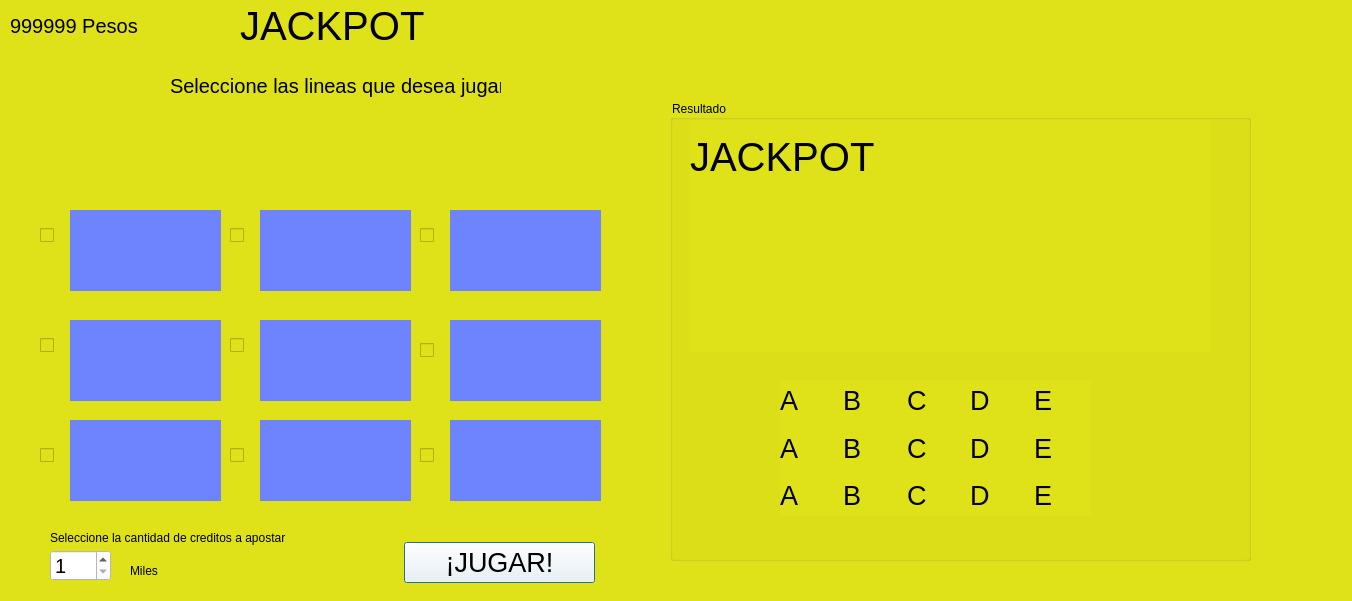
<?xml version="1.0" encoding="UTF-8"?>
<ui version="4.0">
 <class>Dialog</class>
 <widget class="QDialog" name="Dialog">
  <property name="geometry">
   <rect>
    <x>0</x>
    <y>0</y>
    <width>1352</width>
    <height>601</height>
   </rect>
  </property>
  <property name="windowTitle">
   <string>Dialog</string>
  </property>
  <property name="styleSheet">
   <string notr="true">background-color: rgb(223, 226, 24);</string>
  </property>
  <widget class="QLabel" name="lbGameName">
   <property name="geometry">
    <rect>
     <x>240</x>
     <y>0</y>
     <width>231</width>
     <height>51</height>
    </rect>
   </property>
   <property name="font">
    <font>
     <pointsize>30</pointsize>
    </font>
   </property>
   <property name="text">
    <string>JACKPOT</string>
   </property>
  </widget>
  <widget class="QLabel" name="lbIndicacion">
   <property name="geometry">
    <rect>
     <x>170</x>
     <y>70</y>
     <width>331</width>
     <height>31</height>
    </rect>
   </property>
   <property name="font">
    <font>
     <pointsize>15</pointsize>
    </font>
   </property>
   <property name="text">
    <string>Seleccione las lineas que desea jugar</string>
   </property>
  </widget>
  <widget class="QCheckBox" name="cb1A">
   <property name="geometry">
    <rect>
     <x>40</x>
     <y>190</y>
     <width>171</width>
     <height>91</height>
    </rect>
   </property>
   <property name="text">
    <string/>
   </property>
   <property name="icon">
    <iconset>
     <normaloff>../Fotos/Captura de pantalla 2020-10-04 120939.png</normaloff>../Fotos/Captura de pantalla 2020-10-04 120939.png</iconset>
   </property>
   <property name="iconSize">
    <size>
     <width>150</width>
     <height>150</height>
    </size>
   </property>
  </widget>
  <widget class="QCheckBox" name="cb1B">
   <property name="geometry">
    <rect>
     <x>40</x>
     <y>300</y>
     <width>171</width>
     <height>91</height>
    </rect>
   </property>
   <property name="text">
    <string/>
   </property>
   <property name="icon">
    <iconset>
     <normaloff>../Fotos/Captura de pantalla 2020-10-04 121041.png</normaloff>../Fotos/Captura de pantalla 2020-10-04 121041.png</iconset>
   </property>
   <property name="iconSize">
    <size>
     <width>150</width>
     <height>150</height>
    </size>
   </property>
  </widget>
  <widget class="QCheckBox" name="cb1C">
   <property name="geometry">
    <rect>
     <x>40</x>
     <y>410</y>
     <width>171</width>
     <height>91</height>
    </rect>
   </property>
   <property name="text">
    <string/>
   </property>
   <property name="icon">
    <iconset>
     <normaloff>../Fotos/Captura de pantalla 2020-10-04 121057.png</normaloff>../Fotos/Captura de pantalla 2020-10-04 121057.png</iconset>
   </property>
   <property name="iconSize">
    <size>
     <width>150</width>
     <height>150</height>
    </size>
   </property>
  </widget>
  <widget class="QCheckBox" name="cb2A">
   <property name="geometry">
    <rect>
     <x>230</x>
     <y>190</y>
     <width>171</width>
     <height>91</height>
    </rect>
   </property>
   <property name="text">
    <string/>
   </property>
   <property name="icon">
    <iconset>
     <normaloff>../Fotos/Captura de pantalla 2020-10-04 121223.png</normaloff>../Fotos/Captura de pantalla 2020-10-04 121223.png</iconset>
   </property>
   <property name="iconSize">
    <size>
     <width>150</width>
     <height>150</height>
    </size>
   </property>
  </widget>
  <widget class="QCheckBox" name="cb3A">
   <property name="geometry">
    <rect>
     <x>230</x>
     <y>410</y>
     <width>171</width>
     <height>91</height>
    </rect>
   </property>
   <property name="text">
    <string/>
   </property>
   <property name="icon">
    <iconset>
     <normaloff>../Fotos/Captura de pantalla 2020-10-04 121240.png</normaloff>../Fotos/Captura de pantalla 2020-10-04 121240.png</iconset>
   </property>
   <property name="iconSize">
    <size>
     <width>150</width>
     <height>150</height>
    </size>
   </property>
  </widget>
  <widget class="QCheckBox" name="cb2B">
   <property name="geometry">
    <rect>
     <x>230</x>
     <y>300</y>
     <width>171</width>
     <height>91</height>
    </rect>
   </property>
   <property name="text">
    <string/>
   </property>
   <property name="icon">
    <iconset>
     <normaloff>../Fotos/Captura de pantalla 2020-10-04 121256.png</normaloff>../Fotos/Captura de pantalla 2020-10-04 121256.png</iconset>
   </property>
   <property name="iconSize">
    <size>
     <width>150</width>
     <height>150</height>
    </size>
   </property>
  </widget>
  <widget class="QCheckBox" name="cb4A">
   <property name="geometry">
    <rect>
     <x>420</x>
     <y>190</y>
     <width>171</width>
     <height>91</height>
    </rect>
   </property>
   <property name="text">
    <string/>
   </property>
   <property name="icon">
    <iconset>
     <normaloff>../Fotos/Captura de pantalla 2020-10-04 121313.png</normaloff>../Fotos/Captura de pantalla 2020-10-04 121313.png</iconset>
   </property>
   <property name="iconSize">
    <size>
     <width>150</width>
     <height>150</height>
    </size>
   </property>
  </widget>
  <widget class="QCheckBox" name="cb3B">
   <property name="geometry">
    <rect>
     <x>420</x>
     <y>410</y>
     <width>171</width>
     <height>91</height>
    </rect>
   </property>
   <property name="text">
    <string/>
   </property>
   <property name="icon">
    <iconset>
     <normaloff>../Fotos/Captura de pantalla 2020-10-04 121329.png</normaloff>../Fotos/Captura de pantalla 2020-10-04 121329.png</iconset>
   </property>
   <property name="iconSize">
    <size>
     <width>150</width>
     <height>150</height>
    </size>
   </property>
  </widget>
  <widget class="QCheckBox" name="cb4B">
   <property name="geometry">
    <rect>
     <x>420</x>
     <y>300</y>
     <width>171</width>
     <height>101</height>
    </rect>
   </property>
   <property name="text">
    <string/>
   </property>
   <property name="icon">
    <iconset>
     <normaloff>../Fotos/Captura de pantalla 2020-10-04 121355.png</normaloff>../Fotos/Captura de pantalla 2020-10-04 121355.png</iconset>
   </property>
   <property name="iconSize">
    <size>
     <width>150</width>
     <height>150</height>
    </size>
   </property>
  </widget>
  <widget class="QLabel" name="lbCantCreditos">
   <property name="geometry">
    <rect>
     <x>10</x>
     <y>10</y>
     <width>211</width>
     <height>31</height>
    </rect>
   </property>
   <property name="font">
    <font>
     <pointsize>15</pointsize>
    </font>
   </property>
   <property name="text">
    <string>999999 Pesos</string>
   </property>
  </widget>
  <widget class="QSpinBox" name="sbCreditosApostar">
   <property name="geometry">
    <rect>
     <x>50</x>
     <y>550</y>
     <width>61</width>
     <height>31</height>
    </rect>
   </property>
   <property name="font">
    <font>
     <pointsize>15</pointsize>
    </font>
   </property>
   <property name="styleSheet">
    <string notr="true">background-color: rgb(255, 255, 255);</string>
   </property>
   <property name="minimum">
    <number>1</number>
   </property>
   <property name="maximum">
    <number>1000</number>
   </property>
   <property name="singleStep">
    <number>1</number>
   </property>
  </widget>
  <widget class="QLabel" name="ttttxto">
   <property name="geometry">
    <rect>
     <x>50</x>
     <y>530</y>
     <width>281</width>
     <height>16</height>
    </rect>
   </property>
   <property name="text">
    <string>&lt;html&gt;&lt;head/&gt;&lt;body&gt;&lt;p&gt;Seleccione la cantidad de creditos a apostar&lt;/p&gt;&lt;/body&gt;&lt;/html&gt;</string>
   </property>
  </widget>
  <widget class="QPushButton" name="btnPlay">
   <property name="geometry">
    <rect>
     <x>404</x>
     <y>542</y>
     <width>191</width>
     <height>41</height>
    </rect>
   </property>
   <property name="font">
    <font>
     <pointsize>20</pointsize>
    </font>
   </property>
   <property name="styleSheet">
    <string notr="true">background-color: rgb(255, 255, 255);</string>
   </property>
   <property name="text">
    <string>¡JUGAR!</string>
   </property>
  </widget>
  <widget class="QGroupBox" name="groupBox">
   <property name="geometry">
    <rect>
     <x>670</x>
     <y>100</y>
     <width>581</width>
     <height>461</height>
    </rect>
   </property>
   <property name="title">
    <string>Resultado</string>
   </property>
   <widget class="QWidget" name="verticalLayoutWidget">
    <property name="geometry">
     <rect>
      <x>20</x>
      <y>20</y>
      <width>521</width>
      <height>232</height>
     </rect>
    </property>
    <layout class="QVBoxLayout" name="verticalLayout">
     <item>
      <widget class="QLabel" name="label_2">
       <property name="font">
        <font>
         <pointsize>30</pointsize>
        </font>
       </property>
       <property name="text">
        <string>JACKPOT</string>
       </property>
      </widget>
     </item>
     <item>
      <widget class="QLabel" name="lbWinOrLose">
       <property name="font">
        <font>
         <pointsize>20</pointsize>
        </font>
       </property>
       <property name="text">
        <string/>
       </property>
       <property name="alignment">
        <set>Qt::AlignCenter</set>
       </property>
      </widget>
     </item>
     <item>
      <widget class="QLabel" name="lbCantCreditosWin">
       <property name="font">
        <font>
         <pointsize>20</pointsize>
        </font>
       </property>
       <property name="text">
        <string/>
       </property>
      </widget>
     </item>
    </layout>
   </widget>
   <widget class="QWidget" name="gridLayoutWidget">
    <property name="geometry">
     <rect>
      <x>110</x>
      <y>280</y>
      <width>311</width>
      <height>136</height>
     </rect>
    </property>
    <layout class="QGridLayout" name="gridLayout">
     <item row="1" column="2">
      <widget class="QLabel" name="lb32">
       <property name="font">
        <font>
         <pointsize>20</pointsize>
        </font>
       </property>
       <property name="text">
        <string>C</string>
       </property>
      </widget>
     </item>
     <item row="2" column="2">
      <widget class="QLabel" name="lb33">
       <property name="font">
        <font>
         <pointsize>20</pointsize>
        </font>
       </property>
       <property name="text">
        <string>C</string>
       </property>
      </widget>
     </item>
     <item row="0" column="3">
      <widget class="QLabel" name="lb41">
       <property name="font">
        <font>
         <pointsize>20</pointsize>
        </font>
       </property>
       <property name="text">
        <string>D</string>
       </property>
      </widget>
     </item>
     <item row="2" column="1">
      <widget class="QLabel" name="lb23">
       <property name="font">
        <font>
         <pointsize>20</pointsize>
        </font>
       </property>
       <property name="text">
        <string>B</string>
       </property>
      </widget>
     </item>
     <item row="1" column="3">
      <widget class="QLabel" name="lb42">
       <property name="font">
        <font>
         <pointsize>20</pointsize>
        </font>
       </property>
       <property name="text">
        <string>D</string>
       </property>
      </widget>
     </item>
     <item row="1" column="1">
      <widget class="QLabel" name="lb22">
       <property name="font">
        <font>
         <pointsize>20</pointsize>
        </font>
       </property>
       <property name="text">
        <string>B</string>
       </property>
      </widget>
     </item>
     <item row="2" column="3">
      <widget class="QLabel" name="lb43">
       <property name="font">
        <font>
         <pointsize>20</pointsize>
        </font>
       </property>
       <property name="text">
        <string>D</string>
       </property>
      </widget>
     </item>
     <item row="0" column="2">
      <widget class="QLabel" name="lb31">
       <property name="font">
        <font>
         <pointsize>20</pointsize>
        </font>
       </property>
       <property name="text">
        <string>C</string>
       </property>
      </widget>
     </item>
     <item row="0" column="1">
      <widget class="QLabel" name="lb21">
       <property name="font">
        <font>
         <pointsize>20</pointsize>
        </font>
       </property>
       <property name="text">
        <string>B</string>
       </property>
      </widget>
     </item>
     <item row="1" column="0">
      <widget class="QLabel" name="lb12">
       <property name="font">
        <font>
         <pointsize>20</pointsize>
        </font>
       </property>
       <property name="text">
        <string>A</string>
       </property>
      </widget>
     </item>
     <item row="2" column="0">
      <widget class="QLabel" name="lb13">
       <property name="font">
        <font>
         <pointsize>20</pointsize>
        </font>
       </property>
       <property name="text">
        <string>A</string>
       </property>
      </widget>
     </item>
     <item row="0" column="0">
      <widget class="QLabel" name="lb11">
       <property name="font">
        <font>
         <pointsize>20</pointsize>
        </font>
       </property>
       <property name="text">
        <string>A</string>
       </property>
      </widget>
     </item>
     <item row="0" column="4">
      <widget class="QLabel" name="lb51">
       <property name="font">
        <font>
         <pointsize>20</pointsize>
        </font>
       </property>
       <property name="text">
        <string>E</string>
       </property>
      </widget>
     </item>
     <item row="1" column="4">
      <widget class="QLabel" name="lb52">
       <property name="font">
        <font>
         <pointsize>20</pointsize>
        </font>
       </property>
       <property name="text">
        <string>E</string>
       </property>
      </widget>
     </item>
     <item row="2" column="4">
      <widget class="QLabel" name="lb53">
       <property name="font">
        <font>
         <pointsize>20</pointsize>
        </font>
       </property>
       <property name="text">
        <string>E</string>
       </property>
      </widget>
     </item>
    </layout>
   </widget>
  </widget>
  <widget class="QLabel" name="_cb1aimg">
   <property name="geometry">
    <rect>
     <x>70</x>
     <y>210</y>
     <width>151</width>
     <height>81</height>
    </rect>
   </property>
   <property name="styleSheet">
    <string notr="true">background-color: rgb(110, 132, 255);</string>
   </property>
   <property name="text">
    <string/>
   </property>
   <property name="alignment">
    <set>Qt::AlignCenter</set>
   </property>
  </widget>
  <widget class="QLabel" name="_cb2aimg">
   <property name="geometry">
    <rect>
     <x>260</x>
     <y>210</y>
     <width>151</width>
     <height>81</height>
    </rect>
   </property>
   <property name="styleSheet">
    <string notr="true">background-color: rgb(110, 132, 255);</string>
   </property>
   <property name="text">
    <string/>
   </property>
   <property name="alignment">
    <set>Qt::AlignCenter</set>
   </property>
  </widget>
  <widget class="QLabel" name="_cb4aimg">
   <property name="geometry">
    <rect>
     <x>450</x>
     <y>210</y>
     <width>151</width>
     <height>81</height>
    </rect>
   </property>
   <property name="styleSheet">
    <string notr="true">background-color: rgb(110, 132, 255);</string>
   </property>
   <property name="text">
    <string/>
   </property>
   <property name="alignment">
    <set>Qt::AlignCenter</set>
   </property>
  </widget>
  <widget class="QLabel" name="_cb1bimg">
   <property name="geometry">
    <rect>
     <x>70</x>
     <y>320</y>
     <width>151</width>
     <height>81</height>
    </rect>
   </property>
   <property name="styleSheet">
    <string notr="true">background-color: rgb(110, 132, 255);</string>
   </property>
   <property name="text">
    <string/>
   </property>
   <property name="alignment">
    <set>Qt::AlignCenter</set>
   </property>
  </widget>
  <widget class="QLabel" name="_cb2bimg">
   <property name="geometry">
    <rect>
     <x>260</x>
     <y>320</y>
     <width>151</width>
     <height>81</height>
    </rect>
   </property>
   <property name="styleSheet">
    <string notr="true">background-color: rgb(110, 132, 255);</string>
   </property>
   <property name="text">
    <string/>
   </property>
   <property name="alignment">
    <set>Qt::AlignCenter</set>
   </property>
  </widget>
  <widget class="QLabel" name="_cb4bimg">
   <property name="geometry">
    <rect>
     <x>450</x>
     <y>320</y>
     <width>151</width>
     <height>81</height>
    </rect>
   </property>
   <property name="styleSheet">
    <string notr="true">background-color: rgb(110, 132, 255);</string>
   </property>
   <property name="text">
    <string/>
   </property>
   <property name="alignment">
    <set>Qt::AlignCenter</set>
   </property>
  </widget>
  <widget class="QLabel" name="_cb1cimg">
   <property name="geometry">
    <rect>
     <x>70</x>
     <y>420</y>
     <width>151</width>
     <height>81</height>
    </rect>
   </property>
   <property name="styleSheet">
    <string notr="true">background-color: rgb(110, 132, 255);</string>
   </property>
   <property name="text">
    <string/>
   </property>
   <property name="alignment">
    <set>Qt::AlignCenter</set>
   </property>
  </widget>
  <widget class="QLabel" name="_cb3aimg">
   <property name="geometry">
    <rect>
     <x>260</x>
     <y>420</y>
     <width>151</width>
     <height>81</height>
    </rect>
   </property>
   <property name="styleSheet">
    <string notr="true">background-color: rgb(110, 132, 255);</string>
   </property>
   <property name="text">
    <string/>
   </property>
   <property name="alignment">
    <set>Qt::AlignCenter</set>
   </property>
  </widget>
  <widget class="QLabel" name="_cb3bimg">
   <property name="geometry">
    <rect>
     <x>450</x>
     <y>420</y>
     <width>151</width>
     <height>81</height>
    </rect>
   </property>
   <property name="styleSheet">
    <string notr="true">background-color: rgb(110, 132, 255);</string>
   </property>
   <property name="text">
    <string/>
   </property>
   <property name="alignment">
    <set>Qt::AlignCenter</set>
   </property>
  </widget>
  <widget class="QLabel" name="label">
   <property name="geometry">
    <rect>
     <x>130</x>
     <y>560</y>
     <width>71</width>
     <height>21</height>
    </rect>
   </property>
   <property name="text">
    <string>Miles</string>
   </property>
  </widget>
 </widget>
 <resources/>
 <connections/>
</ui>
